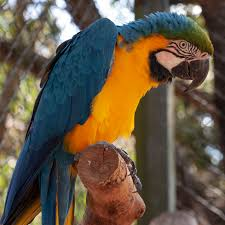
#> input picture sem13/images/arara.jpg, 225 x 225 px
$ python main.py
#> lines starting #> are read from the running program, lines starting #| are printed output that depends on the picture
from PIL import Image

img = Image.open('images/arara.jpg')
#> img is the input picture: PIL image 225x225 RGB; mean R, G, B 100.2, 86.5, 68.5

# Converter de JPG para PNG
imgpng = img.convert('RGBA')

# Verifica quais bandas a imagem tem
print(img.getbands())
#| ('R', 'G', 'B')
print(imgpng.getbands())
#| ('R', 'G', 'B', 'A')

# Obtem uma lista com os pixels da imagem
pixels = list(imgpng.getdata())
#> pixels = 50625 items
print(pixels[0])
#| (156, 156, 86, 255)

# Alterando o valor do canal alpha de todos os pixels
for i, p in enumerate(pixels):
    alpha = 50
    pixels[i] = (p[0], p[1], p[2], alpha)
#> this loop made 50625 passes
#> p on passes 1 to 3: (156, 156, 86, 255), (142, 143, 77, 255), (144, 145, 87, 255)

# Criar uma iamgem nova
outputImg = Image.new('RGBA', img.size)
#> outputImg: PIL image 225x225 RGBA; every value is 0

# Inserir os pixels alterados
outputImg.putdata(pixels)
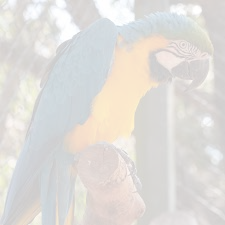
#> outputImg: PIL image 225x225 RGBA; mean R, G, B, A 100.2, 86.5, 68.5, 50; transparent parts drawn white

# Salvar a iamgem nova
outputImg.save('images/imagesAraraAlpha.jpg')

$ run again, with sem13/images/panda.jpg copied over sem13/images/arara.jpg
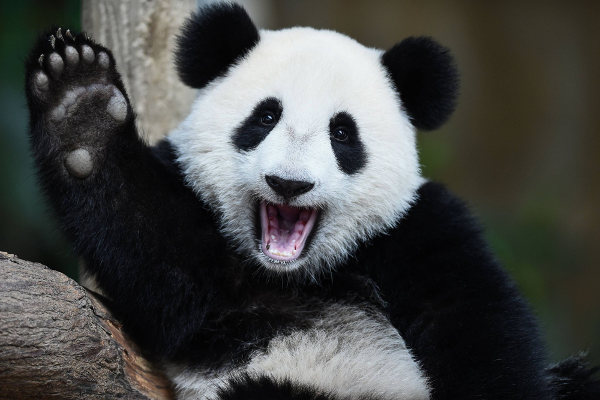
#> input picture sem13/images/panda.jpg, 600 x 400 px
#> img is the input picture: PIL image 600x400 RGB; mean R, G, B 71.3, 72.5, 70.8
#| ('R', 'G', 'B')
#| ('R', 'G', 'B', 'A')
#> pixels = 240000 items
#| (13, 26, 17, 255)
#> the loop `for i, p in enumerate(pixels):` made 240000 passes
#> p on passes 1 to 3: (13, 26, 17, 255), (12, 28, 18, 255), (12, 28, 18, 255)
#> `outputImg.putdata(pixels)`:
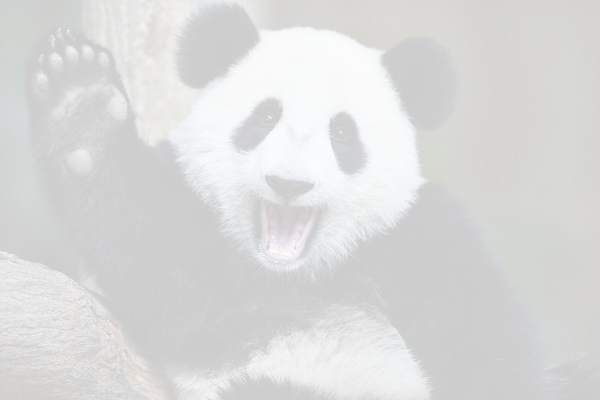
#> outputImg: PIL image 600x400 RGBA; mean R, G, B, A 71.3, 72.5, 70.8, 50; transparent parts drawn white
